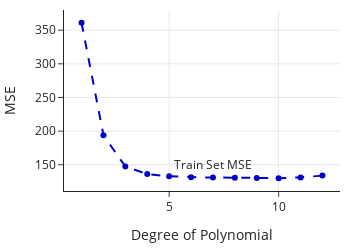

Write notebook code for a chart like this one.
### Markdown cell above
To visualize the change in MSE, we plot MSE for each fitted polynomial against its degree.

### Code cell
degree = np.arange(1,13)

fig = go.Figure()

fig.add_trace(
    go.Scatter(x=degree, y=error_train,
              line=dict(color='MediumBlue', width=2,
                              dash='dash')) )


fig.add_annotation(x=7, y=150, showarrow=False,
            text="Train Set MSE")

fig.update_layout(showlegend=False, width=350, height=250,
                 xaxis_title='Degree of Polynomial',
                   yaxis_title='MSE')

fig.show()

### Figure 1 — Plotly figure (JSON) as saved in the notebook; plotly's stock layout.template omitted (floating-point values rounded to 4 significant figures)
{"data": [{"line": {"color": "MediumBlue", "dash": "dash", "width": 2}, "type": "scatter", "x": [1, 2, 3, 4, 5, 6, 7, 8, 9, 10, 11, 12], "y": [360.9, 193.9, 147.4, 136.2, 132.8, 131.4, 130.9, 130.9, 130.3, 130.0, 131.2, 133.9]}], "layout": {"annotations": [{"showarrow": false, "text": "Train Set MSE", "x": 7, "y": 150}], "height": 250, "showlegend": false, "width": 350, "xaxis": {"autorange": true, "range": [0.1986, 12.8], "title": {"text": "Degree of Polynomial"}, "type": "linear"}, "yaxis": {"autorange": true, "range": [111.0, 380.0], "title": {"text": "MSE"}, "type": "linear"}}}
